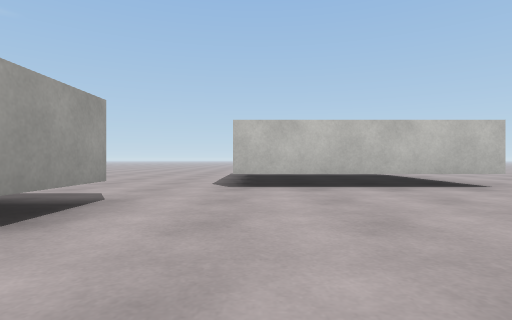
View 1 (above)

24 first-person views from a walk through a Unity game level. The camera is 0.51 m above the floor, looks level and sees 80° across. The floor is counted in squares, 1 m on a side. Each view is taken from the middle of a square. On the plan, view 1 faces up. The plan holds only what a view shows up to about 9 squares ahead; the rest is blank. The place goes on beyond the plan. Surface patterns are stand-ins for the level's own textures.

View 2
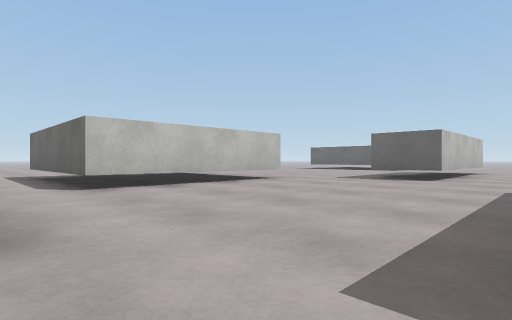

View 3
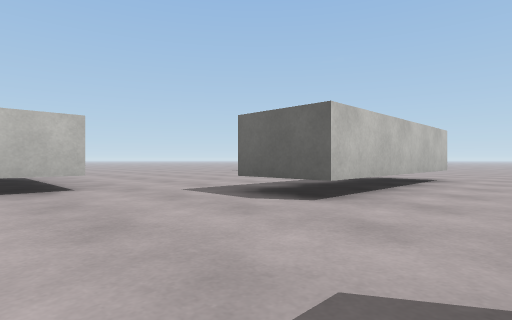

View 4
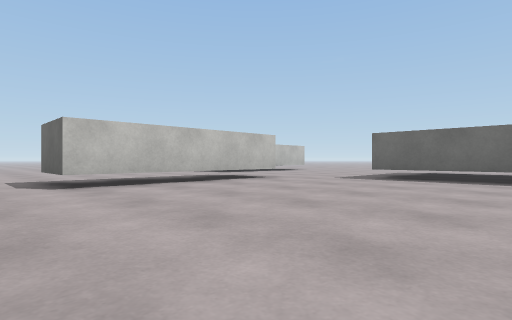

View 5
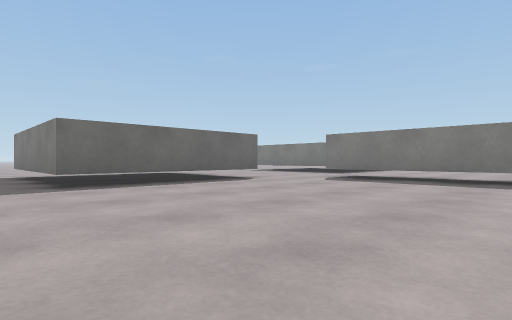

View 6
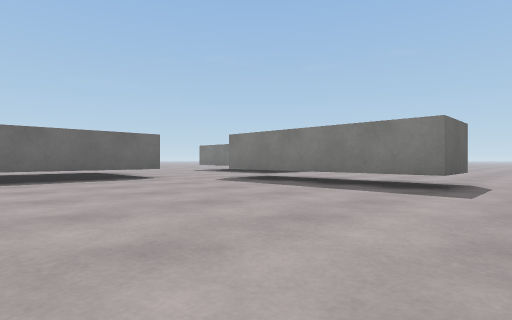

View 7
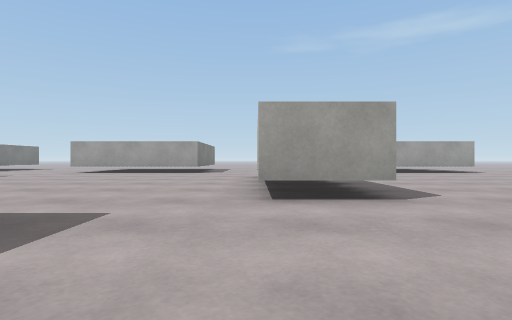

View 8
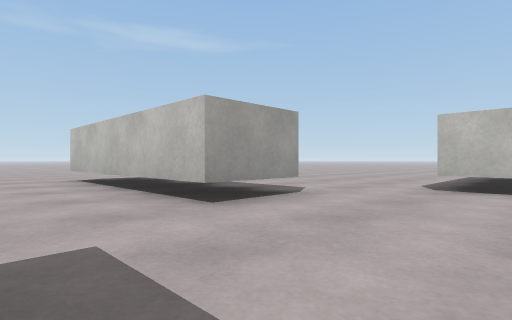

View 9
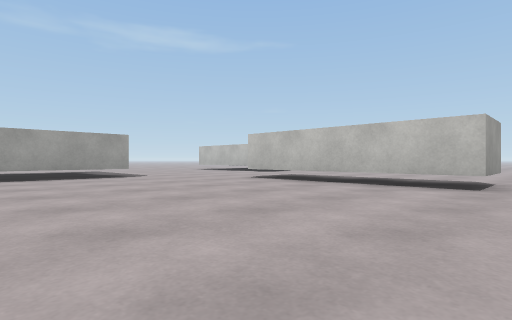

View 10
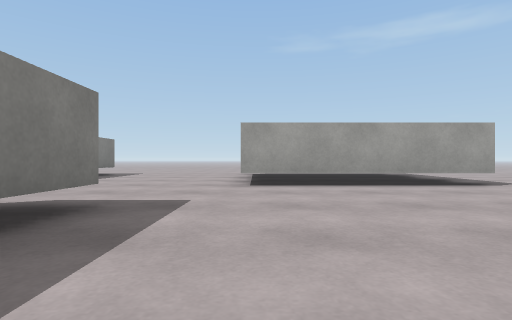

View 11
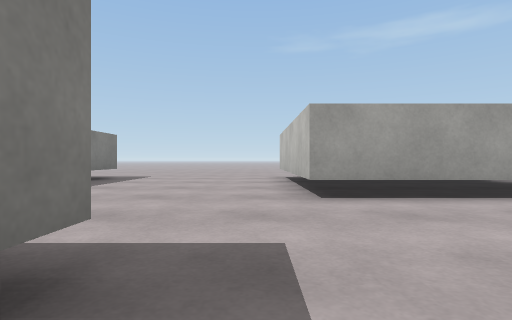

View 12
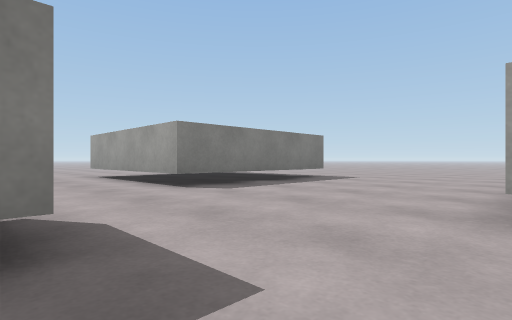

View 13
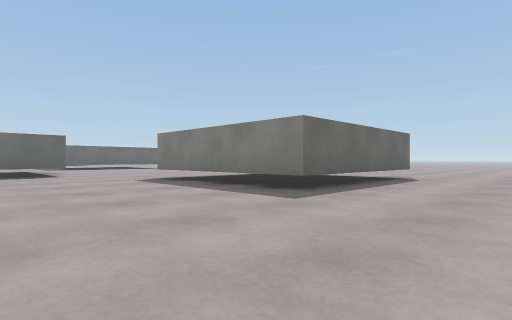

View 14
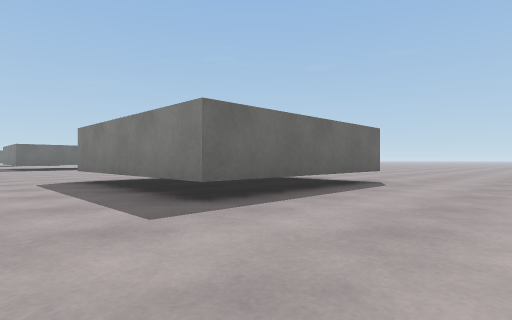

View 15
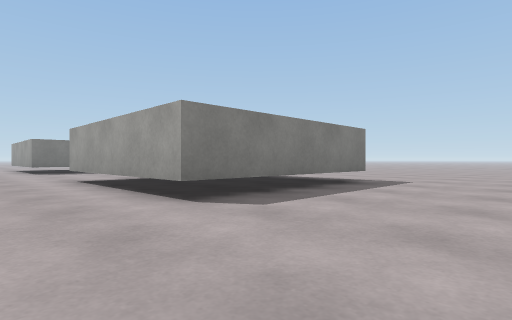

View 16
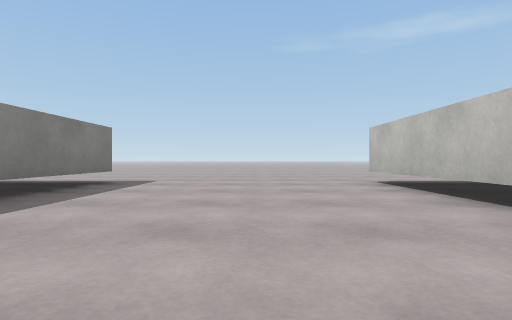

View 17
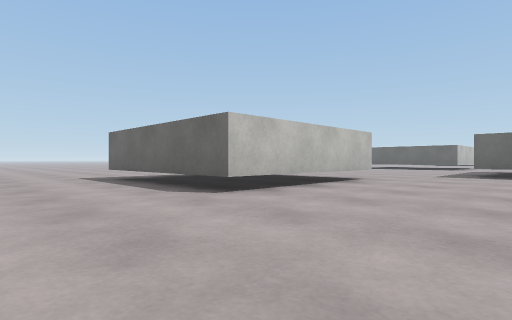

View 18
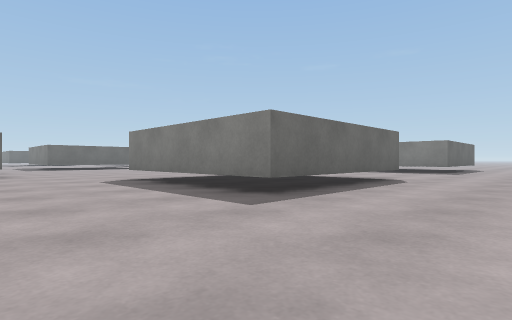

View 19
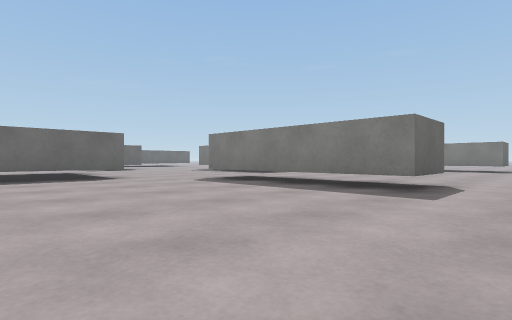

View 20
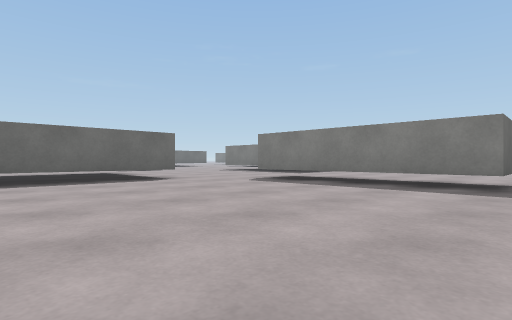

View 21
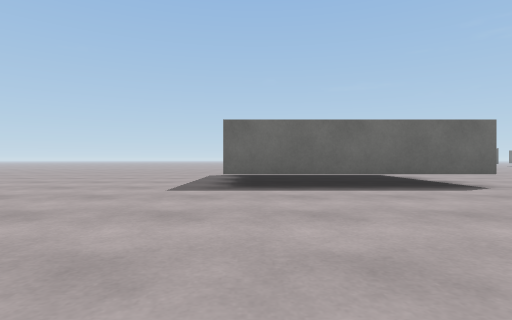

View 22
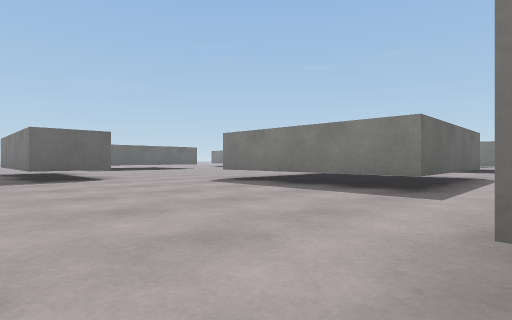

View 23
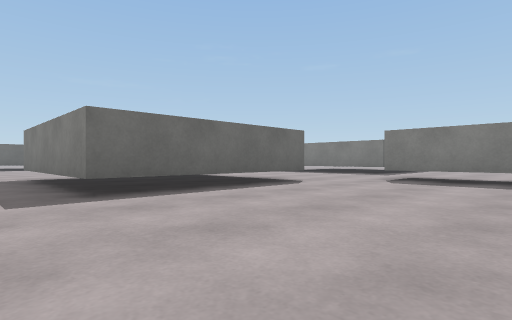

View 24
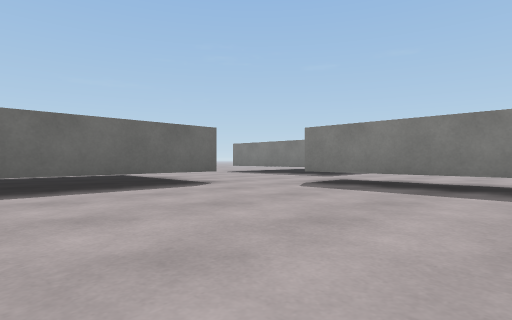

### Floor plan
Key: @ floor where view 1 was taken; # wall or solid block; . floor; T thing the floor can be seen under or through.
Columns run from 18 left of view 1 to 18 right of it. Each row starts with its distance up from view 1.
 11  ...         ...........
 10  ..#      ........#    ..
  9  ..#     .........#    ...
  8  ..#     .........#    ....
  7 ...#     .........#    .....
  6 ...######.........#####.....
  5 ............................
  4 ...........TTTTTT........####
  3 ...........T    T........####
  2 ...........TTTTTT........######..
  1 .................................
  0 ..................@..................
 -1 ...######.........#####........######
 -2 ...#    #.........#    ........#
 -3  ..#    #.........#    ........#
 -4  ..#    #.........#    ........#
 -5  ..######.........#    ........#
 -6 ....................   .........
 -7 ...........TTTTTT...    .TTTT##
 -8 ...........T     ..     .T
 -9 ............ .....      ....
-10 ...######... ....       ....
-11 ...#    #..  ...        ...
-12 ...#    #..  ..         ..
-13 ...#    #.
-14  ..#    #.
-15  ..#    #.
-16  ....
-17  ....
-18  ...
-19  ..

Positions as (right, up) in squares from view 1, and headings:
1: (0, 0), facing up
2: (-2, 0), facing up-right
3: (3, 0), facing up-right
4: (5, -4), facing up-right
5: (7, 1), facing down-right
6: (5, -1), facing down-right
7: (2, 2), facing left
8: (1, 0), facing up-left
9: (-1, -4), facing up-left
10: (-4, -5), facing left
11: (-6, -6), facing left
12: (-7, -5), facing down-left
13: (-18, -6), facing down-right
14: (-18, -8), facing down-right
15: (-8, 3), facing down-left
16: (-8, 3), facing left
17: (-18, 2), facing up-right
18: (-18, 3), facing down-right
19: (-9, 9), facing down-right
20: (-8, 10), facing down-right
21: (-6, 10), facing right
22: (-2, 5), facing down-right
23: (-5, 1), facing down-right
24: (-6, -1), facing down-right
